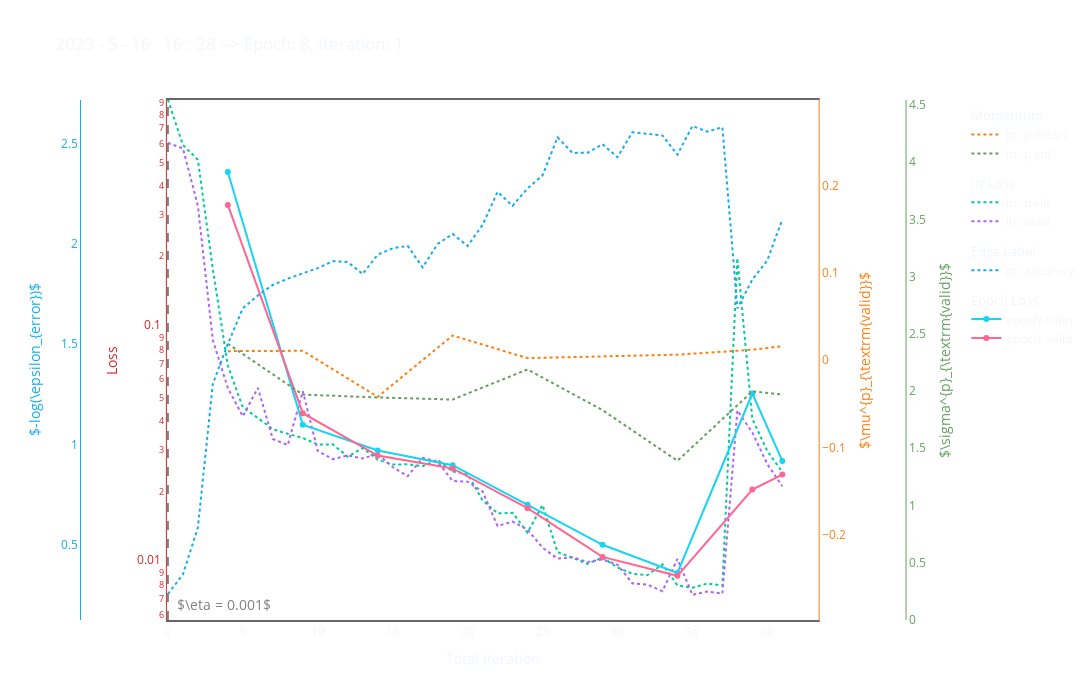

Notebook code cell kept with this figure:
### Code cell
df, t = update_csv()
fig = update_fig(df, t)
fig.show()
while True:
    df, t = update_csv()
    fig = update_fig(df, t)
    time.sleep(30)
    clear_output(wait=False)
    fig.show()

### Figure 1 — Plotly figure (JSON) as saved in the notebook; plotly's stock layout.template omitted (floating-point values rounded to 4 significant figures)
{"data": [{"legendgroup": "Momentum", "legendgrouptitle": {"text": "Momentum"}, "line": {"color": "#ff7f0e", "dash": "dot"}, "mode": "lines", "name": "itr: p mean", "x": [4, 9, 14, 19, 24, 29, 34, 39, 41], "y": [0.01014, 0.01053, -0.04219, 0.02804, 0.002155, 0.004315, 0.006089, 0.01174, 0.01588], "yaxis": "y3", "type": "scatter", "uid": "22f25ab7-2160-4731-9165-c02a29eadb12"}, {"legendgroup": "Momentum", "line": {"color": "#64a05f", "dash": "dot"}, "mode": "lines", "name": "itr: p std", "x": [4, 9, 14, 19, 24, 29, 34, 39, 41], "y": [2.412, 1.969, 1.944, 1.925, 2.189, 1.833, 1.391, 1.997, 1.97], "yaxis": "y4", "type": "scatter", "uid": "bd31f0f4-6222-4b21-a092-8bc9d4237a35"}, {"legendgroup": "Itr Loss", "legendgrouptitle": {"text": "Itr Loss"}, "line": {"dash": "dot"}, "mode": "lines", "name": "itr: train", "x": [0, 1, 2, 3, 4, 5, 6, 7, 8, 9, 10, 11, 12, 13, 14, 15, 16, 17, 18, 19, 20, 21, 22, 23, 24, 25, 26, 27, 28, 29, 30, 31, 32, 33, 34, 35, 36, 37, 38, 39, 40, 41], "y": [0.9265, 0.5941, 0.5146, 0.1762, 0.06845, 0.04553, 0.04107, 0.03677, 0.03515, 0.03378, 0.03165, 0.03171, 0.0281, 0.03058, 0.02732, 0.02602, 0.02609, 0.02562, 0.02726, 0.02431, 0.02369, 0.01835, 0.01613, 0.01622, 0.01337, 0.01751, 0.01105, 0.01045, 0.009847, 0.01047, 0.009503, 0.008921, 0.008824, 0.009792, 0.007979, 0.007793, 0.008116, 0.00796, 0.1963, 0.04064, 0.02971, 0.02419], "type": "scatter", "uid": "67b05573-d6e6-4ed3-b837-6166bf1841f9"}, {"legendgroup": "Itr Loss", "line": {"dash": "dot"}, "mode": "lines", "name": "itr: valid", "x": [0, 1, 2, 3, 4, 5, 6, 7, 8, 9, 10, 11, 12, 13, 14, 15, 16, 17, 18, 19, 20, 21, 22, 23, 24, 25, 26, 27, 28, 29, 30, 31, 32, 33, 34, 35, 36, 37, 38, 39, 40, 41], "y": [0.606, 0.5756, 0.328, 0.08785, 0.05504, 0.04169, 0.05513, 0.03343, 0.03149, 0.05336, 0.02977, 0.02742, 0.02845, 0.02761, 0.02887, 0.0254, 0.02322, 0.02778, 0.02675, 0.02216, 0.02202, 0.01998, 0.01426, 0.01488, 0.01376, 0.01153, 0.01036, 0.0105, 0.01002, 0.01028, 0.009757, 0.008127, 0.00803, 0.007533, 0.01033, 0.007267, 0.007507, 0.007354, 0.04418, 0.03561, 0.02612, 0.02104], "type": "scatter", "uid": "eb44307c-7fd9-4fac-9594-0c0d88f1964c"}, {"legendgroup": "Edge Label", "legendgrouptitle": {"text": "Edge Label"}, "line": {"color": "#11ADF0", "dash": "dot"}, "mode": "lines", "name": "itr: accuracy", "x": [0, 1, 2, 3, 4, 5, 6, 7, 8, 9, 10, 11, 12, 13, 14, 15, 16, 17, 18, 19, 20, 21, 22, 23, 24, 25, 26, 27, 28, 29, 30, 31, 32, 33, 34, 35, 36, 37, 38, 39, 40, 41], "y": [0.2521, 0.3495, 0.5833, 1.303, 1.502, 1.68, 1.743, 1.796, 1.828, 1.855, 1.881, 1.915, 1.911, 1.851, 1.948, 1.98, 1.992, 1.884, 2.001, 2.051, 1.991, 2.096, 2.262, 2.192, 2.279, 2.343, 2.534, 2.456, 2.458, 2.5, 2.435, 2.56, 2.55, 2.543, 2.448, 2.591, 2.562, 2.585, 1.679, 1.823, 1.919, 2.125], "yaxis": "y2", "type": "scatter", "uid": "cb951023-c5ef-4574-bdb7-525fe950bb83"}, {"legendgroup": "Epoch Loss", "legendgrouptitle": {"text": "Epoch Loss"}, "mode": "lines+markers", "name": "epoch: train", "x": [4, 9, 14, 19, 24, 29, 34, 39, 41], "y": [0.456, 0.03846, 0.02987, 0.02586, 0.01755, 0.01186, 0.009004, 0.05216, 0.02695], "type": "scatter", "uid": "cea4318a-cd20-4d7b-af80-5e937d4e8e7b"}, {"legendgroup": "Epoch Loss", "mode": "lines+markers", "name": "epoch: valid", "x": [4, 9, 14, 19, 24, 29, 34, 39, 41], "y": [0.3305, 0.04302, 0.02842, 0.02506, 0.01698, 0.01054, 0.008755, 0.02038, 0.02358], "type": "scatter", "uid": "7f2f5071-e7fe-4fd3-9be4-3c892859148c"}], "layout": {"shapes": [{"line": {"color": "grey", "dash": "dash", "width": 2}, "type": "line", "x0": 0, "x1": 0, "xref": "x", "y0": 0, "y1": 1, "yref": "y domain"}], "annotations": [{"font": {"color": "grey", "size": 14}, "showarrow": false, "text": "$\\eta = 0.001$", "x": 0.5, "xanchor": "left", "y": -2.181}], "xaxis": {"title": {"text": "Total iteration"}, "showgrid": false, "mirror": true, "showline": true, "zeroline": false, "linewidth": 2, "linecolor": "#666666", "gridcolor": "#d9d9d9", "domain": [0.1, 0.85]}, "yaxis": {"title": {"text": "Loss", "font": {"color": "#d62728"}}, "tickfont": {"color": "#d62728"}, "showgrid": false, "linecolor": "#d62728", "gridcolor": "#d9d9d9", "zeroline": false, "type": "log", "range": [-2.246, -0.0348]}, "yaxis2": {"title": {"text": "$-log(\\epsilon_{error})$", "font": {"color": "#11ADF0"}}, "tickfont": {"color": "#11ADF0"}, "anchor": "free", "overlaying": "y", "side": "left", "position": 0.0, "showgrid": false, "linecolor": "#11ADF0", "gridcolor": "#d9d9d9", "zeroline": false}, "yaxis3": {"title": {"text": "$\\mu^{p}_{\\textrm{valid}}$", "font": {"color": "#ff7f0e"}}, "tickfont": {"color": "#ff7f0e"}, "anchor": "x", "overlaying": "y", "side": "right", "showgrid": false, "linecolor": "#ff7f0e", "gridcolor": "#d9d9d9", "zeroline": false, "range": [-0.2977, 0.2977]}, "yaxis4": {"title": {"text": "$\\sigma^{p}_{\\textrm{valid}}$", "font": {"color": "#64a05f"}}, "tickfont": {"color": "#64a05f"}, "anchor": "free", "overlaying": "y", "side": "right", "position": 0.95, "showgrid": false, "linecolor": "#64a05f", "gridcolor": "#d9d9d9", "zeroline": false, "range": [0.0, 4.542]}, "title": {"text": "2023 - 5 - 16   16 : 28 --> Epoch: 8, Iteration: 1"}, "width": 1200, "height": 700, "paper_bgcolor": "rgba(0,0,0,0)", "plot_bgcolor": "rgba(0,0,0,0)"}}
